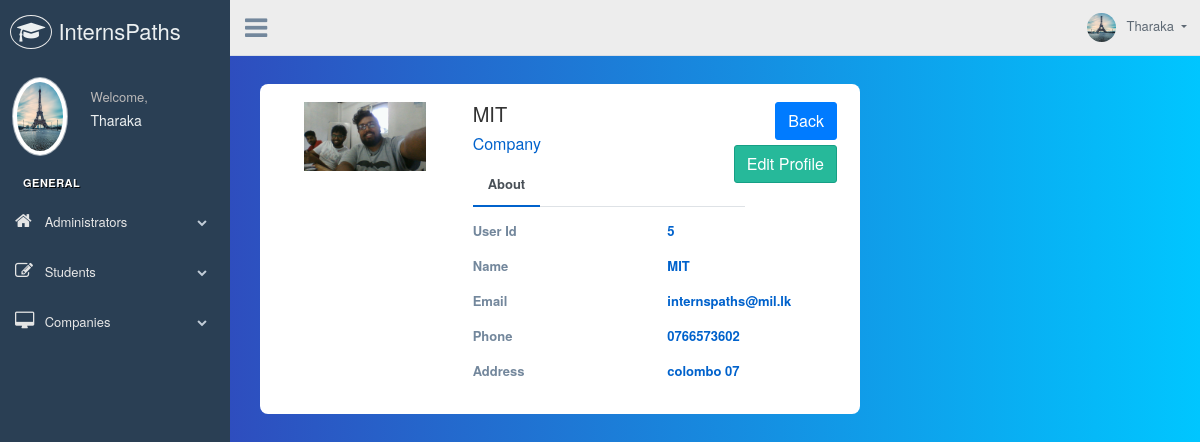
Page /admin/viewcompany.php?id=5 (signed in) on the earlier database version.
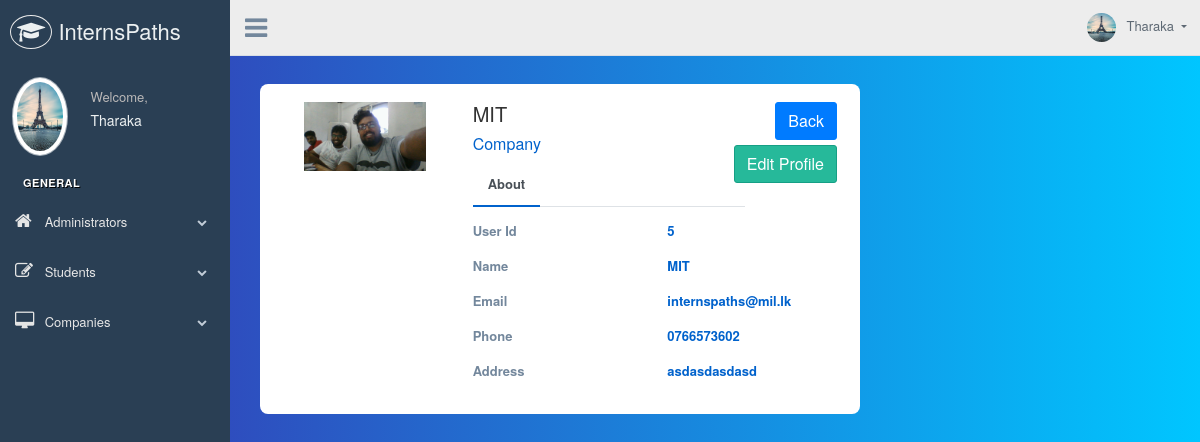
Same page on the later database version.
### tables this page shows
CREATE TABLE IF NOT EXISTS `company` (
  `comnum` int(20) NOT NULL AUTO_INCREMENT,
  `id` int(11) NOT NULL,
  `username` varchar(100) NOT NULL,
  `email` varchar(200) NOT NULL,
  `name` varchar(100) NOT NULL DEFAULT 'Unknown',
  `profileurl` varchar(500) NOT NULL DEFAULT '../images/avatar-01.jpg',
  `mobile` varchar(20) NOT NULL DEFAULT 'Unknown',
  `address` varchar(500) NOT NULL DEFAULT 'Unknown',
  `description` varchar(3000) NOT NULL DEFAULT 'no description',
  `location` varchar(1000) DEFAULT NULL,
  `facebook` varchar(1000) DEFAULT NULL,
  `linkedin` varchar(1000) DEFAULT NULL,
  `twitter` varchar(1000) DEFAULT NULL,
  `fields` varchar(1000) NOT NULL,
  `mission` varchar(5000) DEFAULT NULL,
  `vision` varchar(5000) DEFAULT NULL,
  PRIMARY KEY (`comnum`),
  UNIQUE KEY `id` (`id`)
);

### admin/viewcompany.php (the view, shortened to what this page needs)
<?php
require_once "../php/config.php";
    $sql = "SELECT * FROM company WHERE id = ?";
    if($stmt = mysqli_prepare($link, $sql)){
        mysqli_stmt_bind_param($stmt, "i", $param_id);
        if(mysqli_stmt_execute($stmt)){
            $result = mysqli_stmt_get_result($stmt);
            if(mysqli_num_rows($result) == 1){
                $row = mysqli_fetch_array($result, MYSQLI_ASSOC);
                $id=$row["id"];
                $email = $row["email"];
                $name=$row["name"];
                $mnumber=$row["mobile"];
                $profileurl=$row["profileurl"];
                $address=$row["address"];
            } else{
                exit();
            }
        } else{
            echo "Oops! Something went wrong. Please try again later.";
        }
} else{
    header("location: error.php");
    exit();
}
?>
<!DOCTYPE html>
<html lang="en">
  <head>
    <link href="../vendors/bootstrap/dist/css/bootstrap.min.css" rel="stylesheet">
    <link href="../vendors/font-awesome/css/font-awesome.min.css" rel="stylesheet">
    <link href="../vendors/nprogress/nprogress.css" rel="stylesheet">
    <link href="../vendors/iCheck/skins/flat/green.css" rel="stylesheet">
    <link href="../vendors/bootstrap-progressbar/css/bootstrap-progressbar-3.3.4.min.css" rel="stylesheet">
    <link href="../vendors/jqvmap/dist/jqvmap.min.css" rel="stylesheet"/>
    <link href="../vendors/bootstrap-daterangepicker/daterangepicker.css" rel="stylesheet">
    <link href="//maxcdn.bootstrapcdn.com/bootstrap/4.1.1/css/bootstrap.min.css" rel="stylesheet" id="bootstrap-css">
    <link href="../build/css/custom.min.css" rel="stylesheet">
    <link href="css/viewprof.css" rel="stylesheet">
  </head>
  <body class="nav-md">
    <div class="container body">
      <div class="main_container">
        <div class="col-md-3 left_col">
          <div class="left_col scroll-view">
            <div class="navbar nav_title" style="border: 0;">
              <a href="../index.html" class="site_title"><i class="fa fa-mortar-board"></i> <span>InternsPaths Administrator Console</span></a>
            </div>
            <div class="profile clearfix">
              <div class="profile_pic">
                <img src="<?php echo $_SESSION["profileurl"]; ?>" alt="..." class="img-circle profile_img">
              </div>
              <div class="profile_info">
                <span>Welcome,</span>
                <a href="viewadmin.php?id=<?php echo $_SESSION["id"]?>"><h2><?php echo ($_SESSION["name"]);?></h2></a>
              </div>
            </div>
            <br />
            <div id="sidebar-menu" class="main_menu_side hidden-print main_menu">
              <div class="menu_section">
                <h3>General</h3>
                <ul class="nav side-menu">
                  <li><a><i class="fa fa-home"></i> Administrators <span class="fa fa-chevron-down"></span></a>
                  </li>
                  <li><a><i class="fa fa-edit"></i> Students <span class="fa fa-chevron-down"></span></a>
                  </li>
                  <li><a><i class="fa fa-desktop"></i> Companies <span class="fa fa-chevron-down"></span></a>
                  </li>
                </ul>
              </div>
            </div>
          </div>
        </div>
        <div class="top_nav">
          <div class="nav_menu">
              <div class="nav toggle">
                <a id="menu_toggle"><i class="fa fa-bars"></i></a>
              </div>
              <nav class="nav navbar-nav">
              <ul class=" navbar-right">
                <li class="nav-item dropdown open" style="padding-left: 15px;">
                  <a href="javascript:;" class="user-profile dropdown-toggle" aria-haspopup="true" id="navbarDropdown" data-toggle="dropdown" aria-expanded="false">
                    <img src="<?php echo $_SESSION["profileurl"]; ?>" alt=""><?php echo ($_SESSION["name"]);?>
                  </a>
                </li>
              </ul>
            </nav>
          </div>
        </div>
        <div class="right_col" role="main">
          <div class="col-md-8 col-sm-8" style="display: inline-block;" >
            <div class="container emp-profile">
            <form method="post">
                <div class="row">
                    <div class="col-md-4">
                        <div class="profile-img">
                            <img src="<?php echo $profileurl; ?>" alt=""/>
                        </div>
                    </div>
                    <div class="col-md-6">
                        <div class="profile-head">
                                    <h5>
                                        <?php echo $name; ?>
                                    </h5>
                                    <h6>
                                        Company
                                    </h6>
                            <ul class="nav nav-tabs" id="myTab" role="tablist">
                                <li class="nav-item">
                                    <a class="nav-link active" id="home-tab" data-toggle="tab" href="#home" role="tab" aria-controls="home" aria-selected="true">About</a>
                                </li>
                            </ul>
                        </div>
                    </div>
                    <div class="col-md-2">
                        <a href="managecompany.php">
                          <button class="btn btn-primary pull-right" type="button">Back</button>
                          </a>
                        <a href="editcompany.php?id=<?php echo $id?>" class="btn btn-success pull-right">Edit Profile</a>
                    </div>
                </div>
                <div class="row">
                    <div class="col-md-4">
                        <div class="profile-work">
                        </div>
                    </div>
                    <div class="col-md-8">
                        <div class="tab-content profile-tab" id="myTabContent">
                            <div class="tab-pane fade show active" id="home" role="tabpanel" aria-labelledby="home-tab">
                                        <div class="row">
                                            <div class="col-md-6">
                                                <label>User Id</label>
                                            </div>
                                            <div class="col-md-6">
                                                <p><?php echo $id; ?></p>
                                            </div>
                                        </div>
                                        <div class="row">
                                            <div class="col-md-6">
                                                <label>Name</label>
                                            </div>
                                            <div class="col-md-6">
                                                <p><?php echo $name; ?></p>
                                            </div>
                                        </div>
                                        <div class="row">
                                            <div class="col-md-6">
                                                <label>Email</label>
                                            </div>
                                            <div class="col-md-6">
                                                <p><?php echo $email; ?></p>
                                            </div>
                                        </div>
                                        <div class="row">
                                            <div class="col-md-6">
                                                <label>Phone</label>
                                            </div>
                                            <div class="col-md-6">
                                                <p><?php echo $mnumber; ?></p>
                                            </div>
                                        </div>
                                        <div class="row">
                                            <div class="col-md-6">
                                                <label>Address</label>
                                            </div>
                                            <div class="col-md-6">
                                                <p><?php echo $address; ?></p>
                                            </div>
                                        </div>
                            </div>
                            </div>
                        </div>
                    </div>
                </div>
        </div>
                          </div>
                        </div>
      </div>
  </body>
</html>

### admin/css/viewprof.css (style rules this page uses)
body { background: -webkit-linear-gradient(left, #3931af, #00c6ff); }
.emp-profile { padding: 3%; margin-top: 3%; margin-bottom: 3%; border-radius: 0.5rem; background: #fff; }
.profile-img { text-align: center; }
.profile-img img { width: 70%; height: 100%; }
.profile-head h5 { color: #333; }
.profile-head h6 { color: #0062cc; }
.profile-head .nav-tabs { margin-bottom:5%; }
.profile-head .nav-tabs .nav-link { font-weight:600; border: none; }
.profile-head .nav-tabs .nav-link.active { border: none; border-bottom:2px solid #0062cc; }
.profile-work { padding: 14%; margin-top: -15%; }
.profile-tab label { font-weight: 600; }
.profile-tab p { font-weight: 600; color: #0062cc; }

Differences in the rows shown:
changed company "MIT": address "colombo 07" → "asdasdasdasd"
